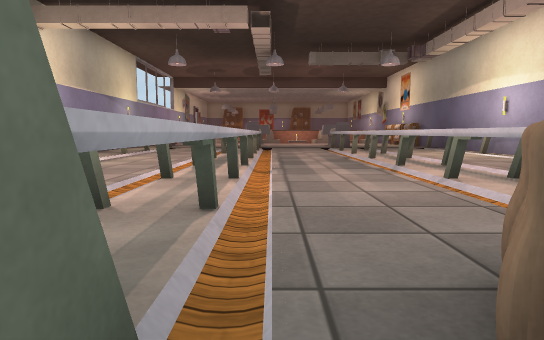
View 1 (above)

19 first-person views from a walk through a scene from a Unity 3-D project. The camera is 0.64 m above the floor, tilts 6° down and sees 75° across. Doors are open. The floor is counted in squares, 1 m on a side. Each view is taken from the middle of a square. On the plan, view 1 faces up. The plan holds only what a view shows up to about 10 squares ahead; the rest is blank. The player is left out. Some surface patterns are stand-ins.

View 2
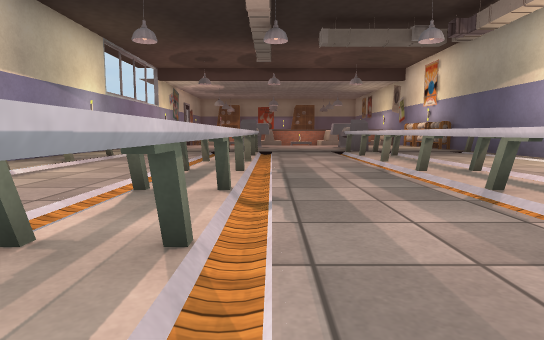

View 3
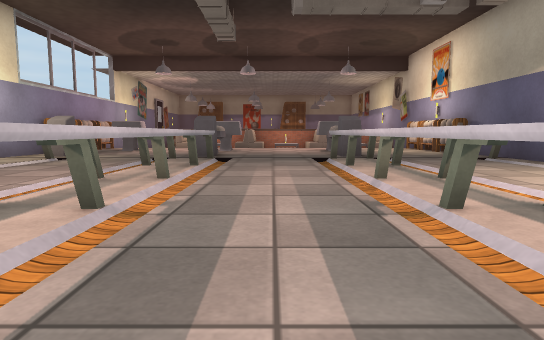

View 4
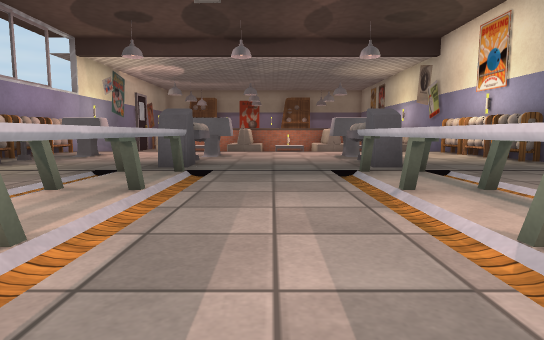

View 5
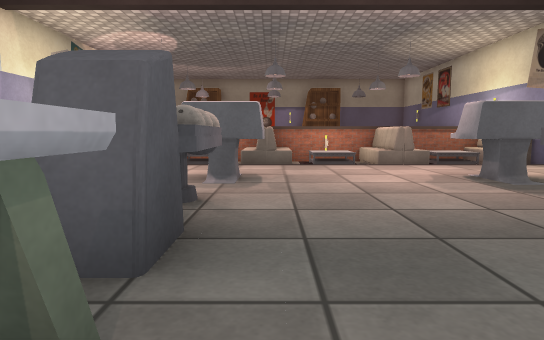

View 6
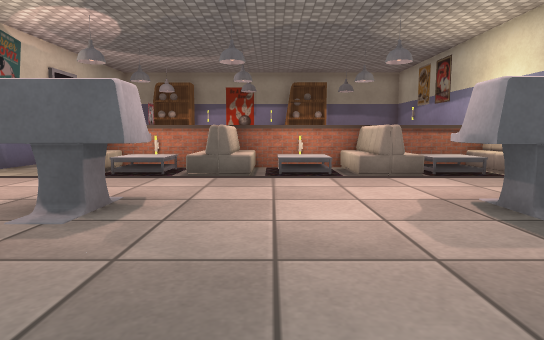

View 7
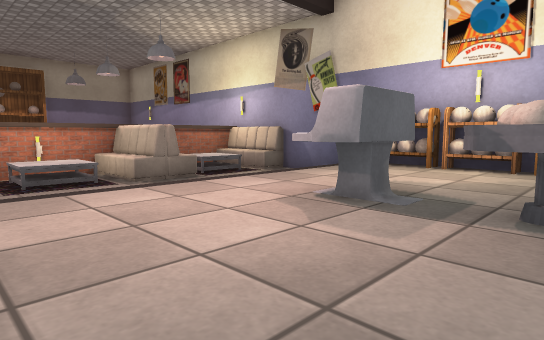

View 8
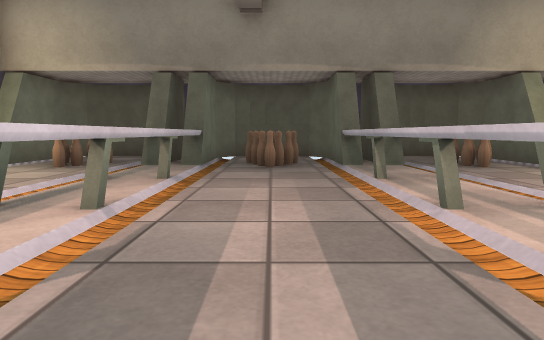

View 9
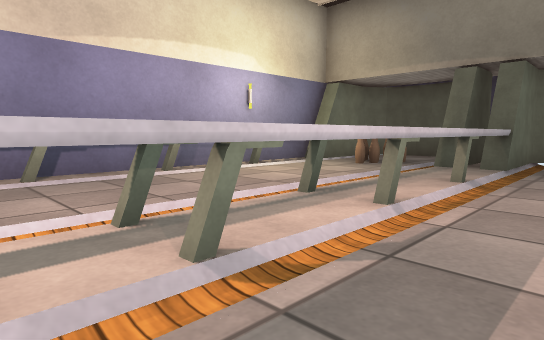

View 10
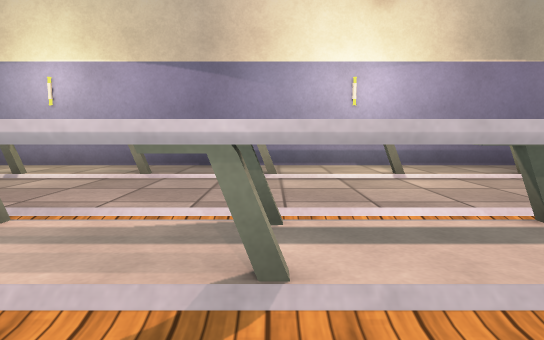

View 11
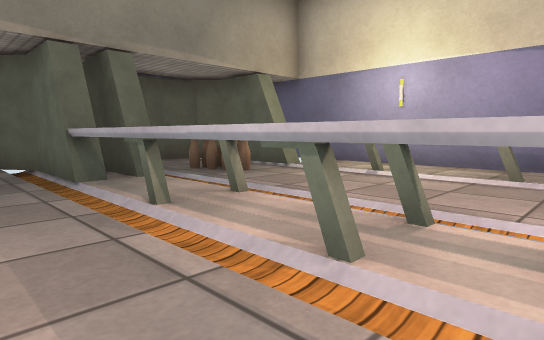

View 12
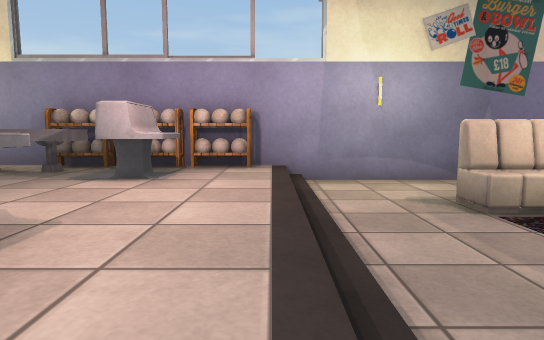

View 13
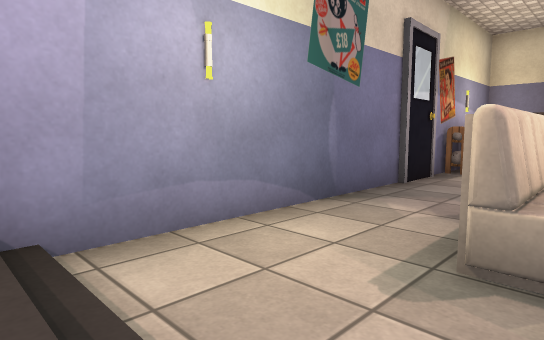

View 14
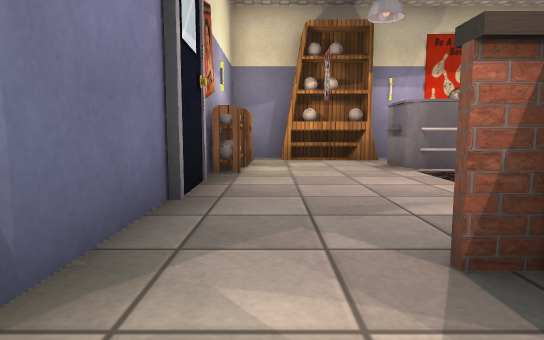

View 15
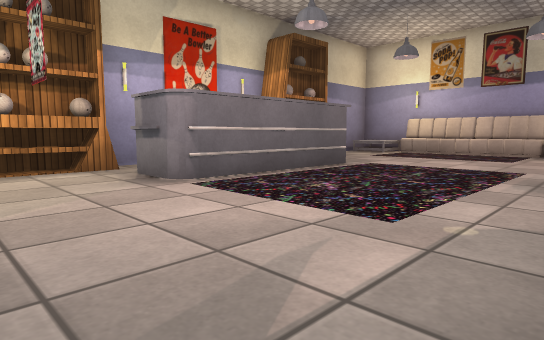

View 16
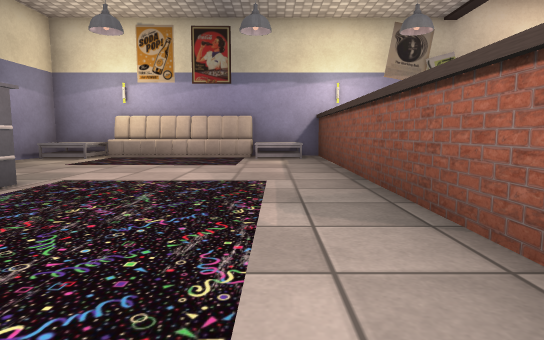

View 17
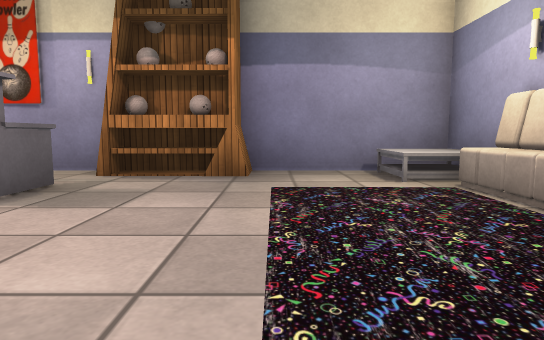

View 18
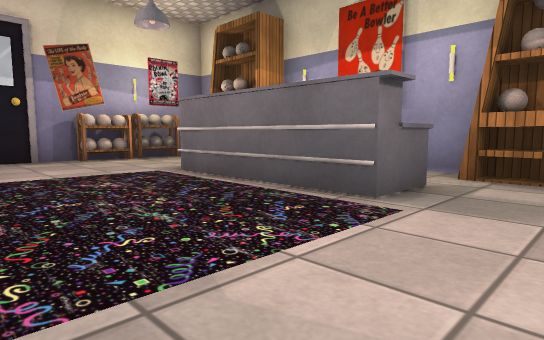

View 19
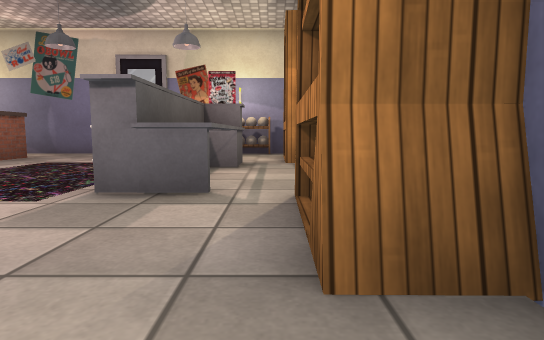

### Floor plan
Key: @ floor where view 1 was taken; # wall or solid block; . main floor; - floor 0.3 m lower than the main floor; / step, stairs or slope; ^ raised ledge; O other object.
Columns run from 6 left of view 1 to 7 right of it. Each row starts with its distance up from view 1.
 33  #OOO##OOO####
 32 O-------OO--O#
 31 OO--OOOO-----#
 30 OO--OOOO-----O
 29 #------------#
 28 #------------O
 27 #-----------O#
 26 #---O---O---O#
 25 #-OOOOOOOOOOOO
 24 #-OOOOOOOOOOO#
 23 #------------#
 22 #------      #
 21 #............
 20 OO..........OO
 19 OOO..OO..OO.OO
 18 OO...O...O...O
 17 OO...O...  .OO
 16 #O...O...O...#
 15  //./#/./#/./#
 14  ^/./#/./#/./#
 13  ^/./#/./#/./#
 12 #^/./#/./#/./#
 11 #^/./#/./#/./
 10 #^/./#/./#/./#
  9 #^/./#/./#/./
  8 #^/./#/./#/.
  7 #^/./#/./#/./#
  6 #^/./#/./#/./#
  5 #^/./#/./#/./#
  4 #^/./#/./#/./#
  3 #^/./#/./#/./#
  2 #^/./#/./#/./#
  1 ##/O/#/O/#/O/#
  0 ##/O/#@ /#OO/#
 -1  #/./#/ /#../#
 -2   ## ##### ###

Where each view was taken, in squares from view 1:
view 1: 0 up, 0 right, facing up
view 2: 3 up, 0 right, facing up
view 3: 6 up, 1 right, facing up
view 4: 9 up, 1 right, facing up
view 5: 14 up, 0 right, facing up
view 6: 16 up, 1 right, facing up
view 7: 17 up, 0 right, facing up-right
view 8: 8 up, 1 right, facing down
view 9: 8 up, 1 right, facing down-right
view 10: 7 up, 1 right, facing left
view 11: 6 up, 1 right, facing down-left
view 12: 21 up, 1 right, facing left
view 13: 21 up, 3 left, facing up-left
view 14: 24 up, 5 left, facing up
view 15: 26 up, 5 left, facing up-right
view 16: 27 up, 3 left, facing right
view 17: 27 up, 4 right, facing up
view 18: 27 up, 3 right, facing up-left
view 19: 32 up, 5 right, facing left
